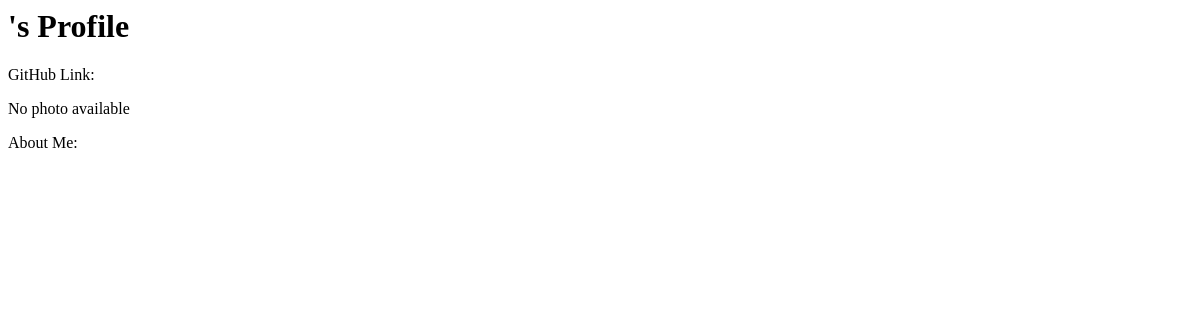
The app's page /, older data.
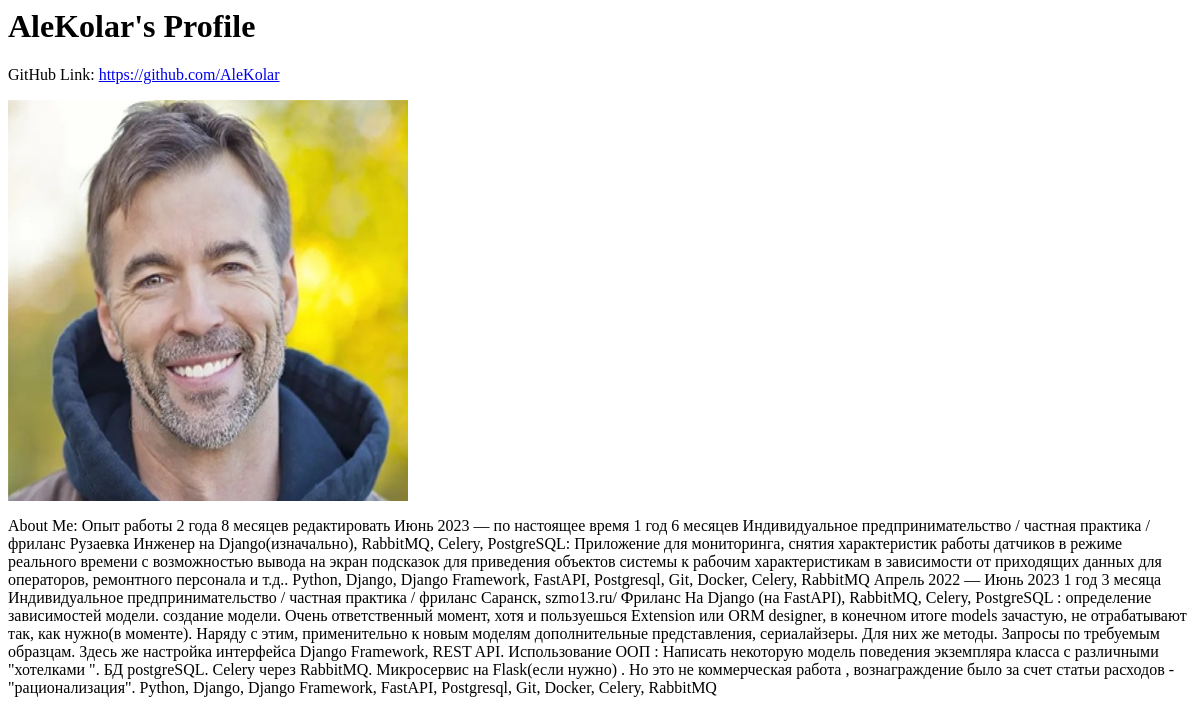
The same page, newer data.
### portfolio/models.py (models this page shows, shortened)
class Profile(models.Model):
    user = models.OneToOneField(User, on_delete=models.CASCADE)
    github_link = models.URLField(max_length=200, blank=True, null=True)
    photo = models.ImageField(upload_to='media/', blank=True, null=True)
    about_me = models.TextField(blank=True)
    @property
    def github_profile_url(self):
        return f"https://github.com/{self.github_link}"

### portfolio/views.py (the view)
# urls.py: path('', profile_view, name='profile'),
def profile_view(request):
    profile = Profile.objects.first()
    context = {
        'profile': profile
    }
    return render(request, 'profile.html', context)

### templates/profile.html (shortened to what this page needs)
{% load static %}
{% block content %}
    <html lang="en">
    <head>
        {% load static %}
        <link rel="stylesheet" type="text/css" href="{% static 'styles.css' %}">
    </head>
    <body>
        <h1>{{ profile.user.username }}'s Profile</h1>
        <p>GitHub Link: <a href="{{ profile.github_profile_url }}">{{ profile.github_link }}</a></p>
        {% if profile.photo %}
            <img src="{{ profile.photo.url }}" alt="Profile Photo" class="profile-photo">
        {% else %}
            <p>No photo available</p>
        {% endif %}
        <p>About Me: {{ profile.about_me }}</p>
    </body>
    </html>
{% endblock %}

Row changes from the older to the newer data that the page shows:
added Profile: user.username "AleKolar", github_link "https://github.com/AleKolar", photo (picture), about_me "Опыт работы 2 года 8 месяцев редактировать Июнь 2023 — по настоящее время 1 год 6 месяцев Индивидуальное предпринимательство / частная практика / фриланс Рузаевка Инженер на Django(изначально), RabbitMQ, Celery, PostgreSQL: Приложение для мониторинга, снятия характеристик работы датчиков в режиме реального времени с возможностью вывода на экран подсказок для приведения объектов системы к рабочим характеристикам в зависимости от приходящих данных для операторов, ремонтного персонала и т.д.. Python, Django, Django Framework, FastAPI, Postgresql, Git, Docker, Celery, RabbitMQ Апрель 2022 — Июнь 2023 1 год 3 месяца Индивидуальное предпринимательство / частная практика / фриланс Саранск,…"
Text that changed along with them:
text no longer shown: "No photo available"
